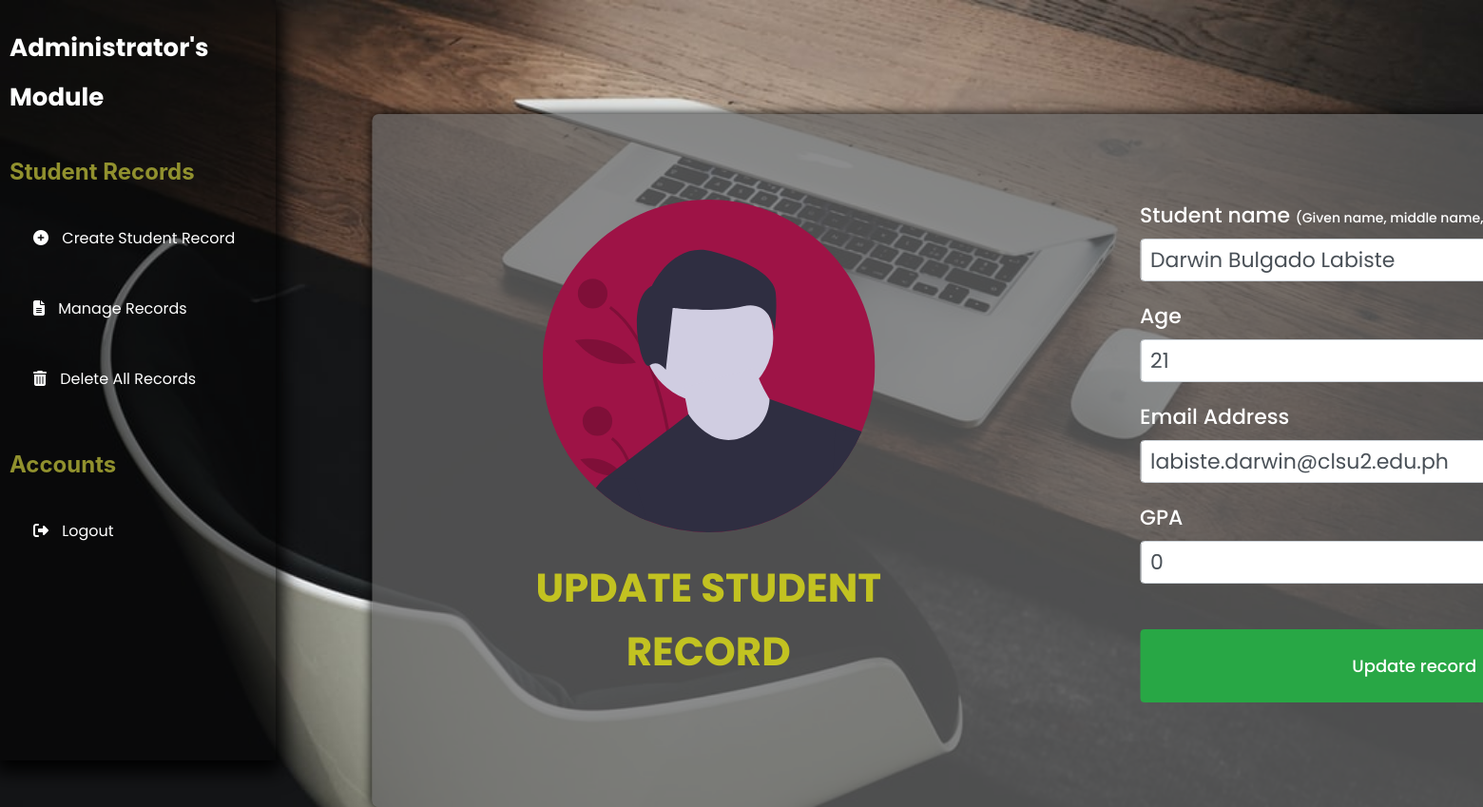
Screenshot of /admin/edit_student_record.php?id=1 (signed in) with the database file from the repository.
### tables this page shows
CREATE TABLE `student` (
  `id` int(11) NOT NULL,
  `name` varchar(50) NOT NULL,
  `age` int(2) NOT NULL,
  `email` varchar(50) NOT NULL,
  `gpa` float NOT NULL
);

### admin/edit_student_record.php (the view, shortened to what this page needs)
<?php
    include_once '../db/connection.php';
    $id = $_GET['id'];
    $sql_select_one = "SELECT * FROM student where id = $id";
    $result = mysqli_query($conn, $sql_select_one);
    if(mysqli_num_rows($result) > 0) {
        while($row = mysqli_fetch_assoc($result)){
            $name = $row["name"];
            $age = $row["age"];
            $email = $row["email"];
            $gpa = $row["gpa"];
        }
    }
?>
<!DOCTYPE html>
<html lang="en">
<head>
    <link rel="stylesheet" href="../css/bootstrap-4.0.0-dist/css/bootstrap.min.css">
    <link rel="stylesheet" href="../css/admin.css">
</head>
<body>
    <div class="container-fluid">
        <div class="navigation">
            <div class="nav-title">
                <h2>Administrator's Module</h2>
            </div>
            <nav>
                <ul>
                    <div class="sub-title-nav">
                        <p>Student Records</p>
                    </div>
                    <li>
                        <a href="create_student_record.php">
                            <i class="fas fa-plus-circle"></i>
                            Create student record
                        </a>
                    </li>
                    <li>
                        <a href="index.php">
                            <i class="fas fa-file-alt"></i>
                            Manage records
                        </a>
                    </li>
                    <li>
                        <a href="delete_all_records.php">
                            <i class="fas fa-trash-alt"></i>
                            Delete all records
                        </a>
                    </li>
                    <div class="sub-title-nav">
                        <p>Accounts</p>
                    </div>
                    <li>
                        <a href="../db/logout.php">
                            <i class="fas fa-sign-out-alt"></i>
                            logout
                        </a>
                    </li>
                </ul>
            </nav>
        </div>
        <div class="content-wrapper">
            <div class="content-add-record-wrapper">
                <div class="title-img-wrapper">
                    <div class="img-wrapper-profile">
                        <img src="../css/resources/undraw_male_avatar_323b.svg" alt="undraw_male_avatar_323b.svg">
                    </div>
                    <h1>Update student record</h1>
                </div>
                <div class="form-create-wrapper">
                    <form id="create_student_record_form" action="../db/create_stud_rec.php" method="POST">
                        <div class="form-group col-12">
                            <label for="getCreateStudentName">Student name <p>(Given name, middle name, surname)</p></label>
                            <div class="flex-input-icon">
                                <input type="text" class="form-control" id="getCreateStudentName" name="getCreateStudentName" autocomplete="off" value="<?php echo $name ?>">
                            </div>
                        </div>
                        <div class="form-group col-12">
                            <label for="getCreateStudentAge">Age</label>
                            <div class="flex-input-icon">
                                <input type="text" class="form-control" id="getCreateStudentAge" name="getCreateStudentAge" autocomplete="off" value="<?php echo $age ?>">
                            </div>
                        </div>
                        <div class="form-group col-12">
                            <label for="getCreateEmailAddress">Email Address</label>
                            <div class="flex-input-icon">
                                <input type="text" class="form-control email-only" id="getCreateEmailAddress" name="getCreateEmailAddress" autocomplete="off" value="<?php echo $email ?>">
                            </div>
                        </div>
                        <div class="form-group col-12">
                            <label for="getCreateGPA">GPA</label><div class="flex-input-icon">
                                <input type="text" class="form-control" id="getCreateGPA" name="getCreateGPA" autocomplete="off" placeholder="0.00" value="<?php echo $gpa ?>">
                            </div>
                        </div>
                        <div class="form-group col-12 mt-5">
                            <button type="submit" id="submit-data" name="btnSubmitCreateStudentRecord" class="button-submit-create btn btn-success w-100 p-4">Update record</button>
                        </div>
                    </form>
                </div>
            </div>
        </div>
    </div>
</body>
</html>

### css/admin.css (style rules this page uses)
body { background-image: url(../css/resources/bg.jpg); background-size: 300%; background-position-y: 0px; background-position-x: -450px; background-repeat: no-repeat; background-color: rgba(36, 35, 35, 0.775); overflow: hidden; }
@media only screen and (min-width: 768px) { body { background-size: 230%; background-position-y: 0px; background-position-x: -450px; } }
@media screen and (min-width: 1025px) { body { background-size: 100%; background-position-y: 0px; background-position-x: 0px; } }
.container-fluid { display: flex; margin: 0; padding: 0; }
.navigation { display: block; position: fixed; top: 0; width: 290px; height: 100vh; background-color: rgba(0, 0, 0, 0.535); box-shadow: 0 6px 20px 6px #000; }
.content-wrapper { position: relative; left: 290px; }
.nav-title h2 { font-size: 26px; font-family: var(--poppins-); padding: 24px 10px 0; color: #fff; line-height: 2; font-weight: 700; }
.sub-title-nav { font-size: 24px; margin-left: 10px; margin-top: 35px; margin-bottom: 15px; font-weight: 700; color: rgb(145, 145, 46); }
.navigation nav { display: block; position: relative; padding: 0; margin: 0; height: 100vh; }
.navigation nav ul { display: block; position: relative; height: 100vh; }
.navigation nav ul li { display: block; position: relative; width: 100%; }
.navigation nav ul li a { display: block; position: relative; width: 100%; padding: 25px 0 25px 35px; color: #fff; font-size: 16px; font-family: var(--poppins-); text-transform: capitalize; transition: background-color .3s; }
.navigation nav ul li a i { margin-right: 10px; }
.content-add-record-wrapper { display: flex; justify-content: space-between; position: relative; background-color: rgba(100, 100, 100, 0.734); padding: 90px 50px; width: 1450px; height: fit-content; overflow: auto; top: 120px; left: 50%; transform: translateX(-43%); box-shadow: 0 0 12px #000; border-radius: 7px; font-family: var(--poppins-) !important; }
.title-img-wrapper { width: 45%; }
.form-create-wrapper { width: 45%; }
.img-wrapper-profile { text-align: center; }
.img-wrapper-profile img { width: 350px; text-align: center; }
.title-img-wrapper h1 { font-family: var(--poppins-); text-align: center; color: rgba(253, 253, 11, 0.665); margin-top: 25px; text-transform: uppercase; width: 450px; font-size: 42px; margin: 25px auto 0; font-weight: 700; line-height: 1.6; }
.form-create-wrapper .form-group { margin-bottom: 20px; }
.form-create-wrapper .form-group .form-control { padding: 5px 10px; font-size: 22px; }
.form-create-wrapper .form-group label { color: #fff; font-size: 22px; font-weight: 500; }
.form-create-wrapper .form-group label p { display: inline; font-size: 14px; }
.button-submit-create { font-weight: 500; font-family: var(--poppins-); font-size: 18px; }
.flex-input-icon { display: flex; position: relative; }

### css/global.css (style rules this page uses)
:root { --poppins-: 'Poppins', sans-serif; --montserrat-: 'Montserrat', sans-serif; }
body { top: 0; bottom: 0; left: 0; right: 0; margin: 0; padding: 0; font-size: 100%; }
*, *::after, *::before { box-sizing: border-box; margin: 0; padding: 0; }
p, h1, h2, h3, h4, h5 { padding: 0; margin: 0; }
a { text-decoration: none; }

### rows the page displays
student: getCreateStudentName "Darwin Bulgado Labiste", getCreateStudentAge "21", getCreateEmailAddress "labiste.darwin@clsu2.edu.ph", getCreateGPA "0"
